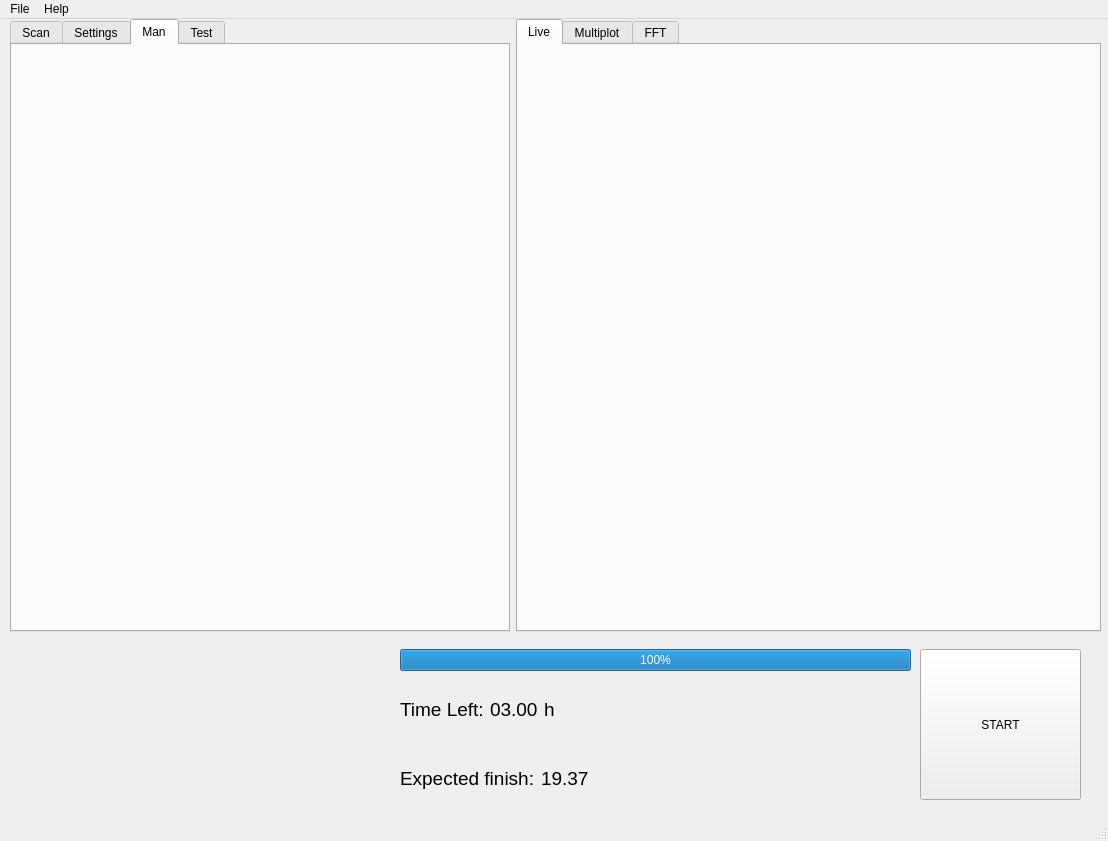
<?xml version="1.0" encoding="UTF-8"?>
<ui version="4.0">
 <class>MainWindow</class>
 <widget class="QMainWindow" name="MainWindow">
  <property name="geometry">
   <rect>
    <x>0</x>
    <y>0</y>
    <width>1108</width>
    <height>841</height>
   </rect>
  </property>
  <property name="windowTitle">
   <string>MainWindow</string>
  </property>
  <widget class="QWidget" name="centralwidget">
   <widget class="QPushButton" name="startButton">
    <property name="geometry">
     <rect>
      <x>920</x>
      <y>630</y>
      <width>161</width>
      <height>151</height>
     </rect>
    </property>
    <property name="text">
     <string>START</string>
    </property>
    <property name="checkable">
     <bool>false</bool>
    </property>
    <property name="checked">
     <bool>false</bool>
    </property>
   </widget>
   <widget class="QWidget" name="layoutWidget">
    <property name="geometry">
     <rect>
      <x>10</x>
      <y>0</y>
      <width>1091</width>
      <height>613</height>
     </rect>
    </property>
    <layout class="QHBoxLayout" name="horizontalLayout_3">
     <item>
      <widget class="QTabWidget" name="tabWidgetLeft">
       <property name="minimumSize">
        <size>
         <width>381</width>
         <height>611</height>
        </size>
       </property>
       <property name="maximumSize">
        <size>
         <width>500</width>
         <height>16777215</height>
        </size>
       </property>
       <property name="currentIndex">
        <number>2</number>
       </property>
       <widget class="QWidget" name="scanTab">
        <attribute name="title">
         <string>Scan</string>
        </attribute>
        <widget class="StackedExample" name="scanWidget" native="true">
         <property name="geometry">
          <rect>
           <x>0</x>
           <y>0</y>
           <width>491</width>
           <height>581</height>
          </rect>
         </property>
        </widget>
       </widget>
       <widget class="QWidget" name="settingsTab">
        <attribute name="title">
         <string>Settings</string>
        </attribute>
        <widget class="CustomParamTree" name="settingsWidget" native="true">
         <property name="geometry">
          <rect>
           <x>0</x>
           <y>0</y>
           <width>491</width>
           <height>581</height>
          </rect>
         </property>
        </widget>
       </widget>
       <widget class="QWidget" name="manTab">
        <attribute name="title">
         <string>Man</string>
        </attribute>
        <widget class="StackedExample2" name="widget" native="true">
         <property name="geometry">
          <rect>
           <x>0</x>
           <y>0</y>
           <width>491</width>
           <height>581</height>
          </rect>
         </property>
        </widget>
       </widget>
       <widget class="QWidget" name="testTab">
        <attribute name="title">
         <string>Test</string>
        </attribute>
       </widget>
      </widget>
     </item>
     <item>
      <widget class="QTabWidget" name="tabWidgetRight">
       <property name="currentIndex">
        <number>0</number>
       </property>
       <widget class="QWidget" name="liveTab">
        <attribute name="title">
         <string>Live</string>
        </attribute>
       </widget>
       <widget class="QWidget" name="multiPlot">
        <attribute name="title">
         <string>Multiplot</string>
        </attribute>
       </widget>
       <widget class="QWidget" name="fftTab">
        <attribute name="title">
         <string>FFT</string>
        </attribute>
       </widget>
      </widget>
     </item>
    </layout>
   </widget>
   <widget class="QWidget" name="layoutWidget">
    <property name="geometry">
     <rect>
      <x>400</x>
      <y>630</y>
      <width>511</width>
      <height>161</height>
     </rect>
    </property>
    <layout class="QVBoxLayout" name="verticalLayout_2">
     <item>
      <widget class="QProgressBar" name="progressBar">
       <property name="value">
        <number>100</number>
       </property>
      </widget>
     </item>
     <item>
      <layout class="QHBoxLayout" name="horizontalLayout">
       <item>
        <widget class="QLabel" name="timeLeftTextLabel">
         <property name="font">
          <font>
           <pointsize>14</pointsize>
          </font>
         </property>
         <property name="text">
          <string>Time Left:</string>
         </property>
         <property name="textFormat">
          <enum>Qt::AutoText</enum>
         </property>
         <property name="scaledContents">
          <bool>false</bool>
         </property>
         <property name="wordWrap">
          <bool>false</bool>
         </property>
         <property name="margin">
          <number>0</number>
         </property>
        </widget>
       </item>
       <item>
        <widget class="QLabel" name="timeLeftLabel">
         <property name="font">
          <font>
           <pointsize>14</pointsize>
          </font>
         </property>
         <property name="text">
          <string>03.00</string>
         </property>
        </widget>
       </item>
       <item>
        <widget class="QLabel" name="timeLeftHoursLAbel">
         <property name="font">
          <font>
           <pointsize>14</pointsize>
          </font>
         </property>
         <property name="text">
          <string>h</string>
         </property>
        </widget>
       </item>
       <item>
        <spacer name="horizontalSpacer">
         <property name="orientation">
          <enum>Qt::Horizontal</enum>
         </property>
         <property name="sizeHint" stdset="0">
          <size>
           <width>40</width>
           <height>20</height>
          </size>
         </property>
        </spacer>
       </item>
      </layout>
     </item>
     <item>
      <layout class="QHBoxLayout" name="horizontalLayout_2">
       <item>
        <widget class="QLabel" name="expectrdFinishTextLabel">
         <property name="font">
          <font>
           <pointsize>14</pointsize>
          </font>
         </property>
         <property name="text">
          <string>Expected finish:</string>
         </property>
        </widget>
       </item>
       <item>
        <widget class="QLabel" name="expectedFinishLabel">
         <property name="font">
          <font>
           <pointsize>14</pointsize>
          </font>
         </property>
         <property name="text">
          <string>19.37</string>
         </property>
        </widget>
       </item>
       <item>
        <spacer name="horizontalSpacer_2">
         <property name="orientation">
          <enum>Qt::Horizontal</enum>
         </property>
         <property name="sizeHint" stdset="0">
          <size>
           <width>40</width>
           <height>20</height>
          </size>
         </property>
        </spacer>
       </item>
      </layout>
     </item>
    </layout>
   </widget>
  </widget>
  <widget class="QMenuBar" name="menuBar">
   <property name="geometry">
    <rect>
     <x>0</x>
     <y>0</y>
     <width>1108</width>
     <height>26</height>
    </rect>
   </property>
   <widget class="QMenu" name="menuFile">
    <property name="title">
     <string>File</string>
    </property>
    <addaction name="actionSave"/>
    <addaction name="actionOpen"/>
    <addaction name="actionSaveAs"/>
    <addaction name="actionSave_2"/>
   </widget>
   <widget class="QMenu" name="menuHelp">
    <property name="title">
     <string>Help</string>
    </property>
    <addaction name="actionEdit"/>
    <addaction name="actionAbout"/>
   </widget>
   <addaction name="menuFile"/>
   <addaction name="menuHelp"/>
  </widget>
  <widget class="QStatusBar" name="statusbar"/>
  <action name="actionSave">
   <property name="text">
    <string>New</string>
   </property>
  </action>
  <action name="actionOpen">
   <property name="text">
    <string>Open</string>
   </property>
  </action>
  <action name="actionSaveAs">
   <property name="text">
    <string>Save As...</string>
   </property>
  </action>
  <action name="actionSave_2">
   <property name="text">
    <string>Save</string>
   </property>
  </action>
  <action name="actionEdit">
   <property name="text">
    <string>Help</string>
   </property>
  </action>
  <action name="actionAbout">
   <property name="text">
    <string>About</string>
   </property>
  </action>
 </widget>
 <customwidgets>
  <customwidget>
   <class>CustomParamTree</class>
   <extends>QWidget</extends>
   <header>ParamTreeTests.h</header>
   <container>1</container>
  </customwidget>
  <customwidget>
   <class>StackedExample</class>
   <extends>QWidget</extends>
   <header>ScanTabWidgetTests.h</header>
   <container>1</container>
  </customwidget>
  <customwidget>
   <class>StackedExample2</class>
   <extends>QWidget</extends>
   <header>ManTabWidget.h</header>
   <container>1</container>
  </customwidget>
 </customwidgets>
 <resources/>
 <connections/>
</ui>
